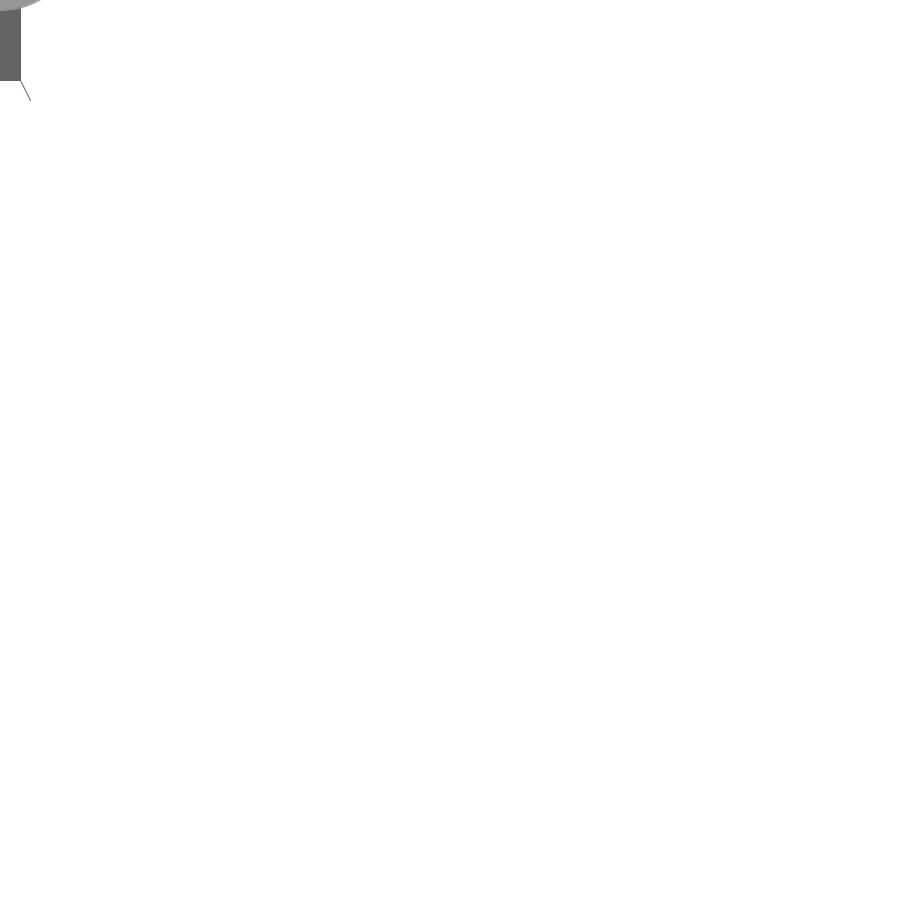
Frame 1 (no input)
Frame 60 (the mouse pressed at the canvas centre just before this capture): identical to frame 1, image omitted
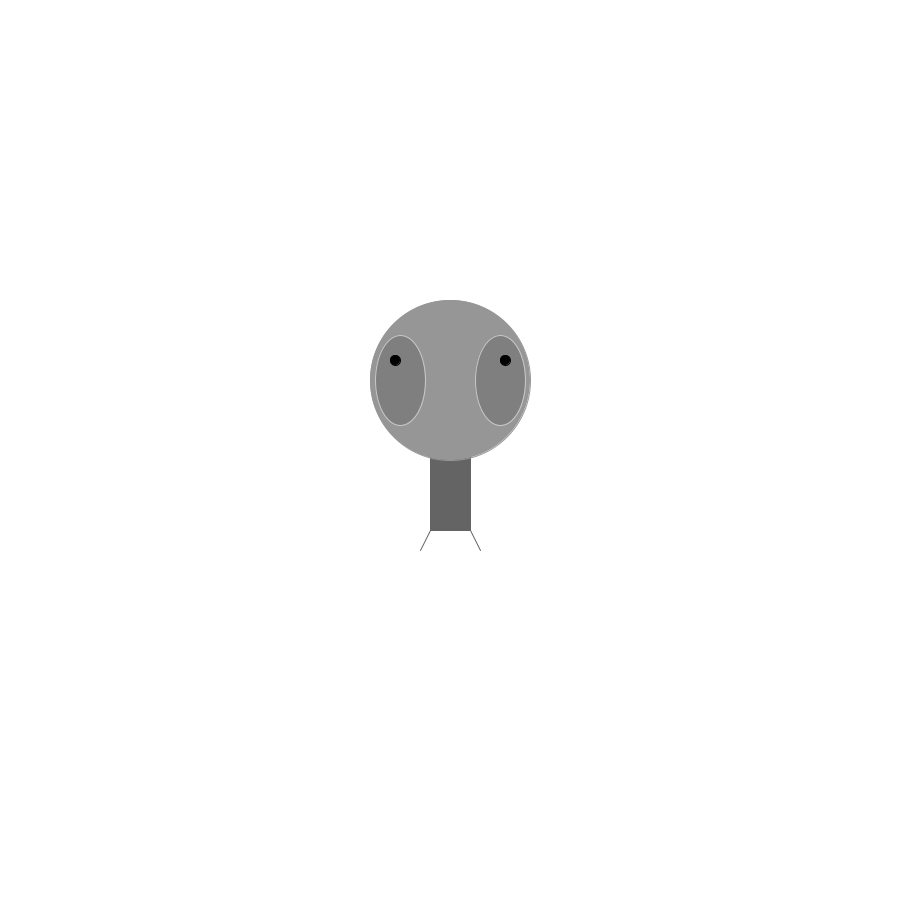
Frame 120 (the mouse held since frame 60 and released just before this capture)

The Processing sketch that drew these frames (run headless with seeded random() and noise(); from frame 60 on, the mouse is pressed at the canvas centre):

// Processing sketch: example_3_6
// ── example_3_6.pde
void setup()
{
  size(900, 900);
  frameRate(30);
}

void draw()
{
  background(255);
  draw_zoog(mouseX, mouseY, pmouseX, pmouseY);
}

void draw_zoog(int x, int y, int a, int b)
{
//body
  stroke(100);
  fill(100);
  //center x=240, y=230
  rect(x-20, y, 40, 80);
//legs
  stroke(100);
  line(x-20, y+80, a-30, b+100);
  stroke(100);
  line(x+20, y+80, a+30, b+100);
//head  
  stroke(150);
  fill(150);
  ellipse(x, y-70, 160, 160);
//eyes
  stroke(200);
  fill(x*255/900, y*255/900, x*255/900);
  ellipse(x-50, y-70, 50, 90);
  stroke(200);
  fill(x*255/900, y*255/900, x*255/900);
  ellipse(x+50, y-70, 50, 90);
//lens
  stroke(0);
  fill(0);
  ellipse(x-55, y-90, 10, 10);
  stroke(0);
  fill(0);
  ellipse(x+55, y-90, 10, 10);
}
